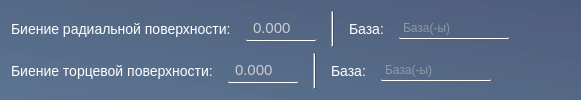
            <widget class="QWidget" name="widget_5" native="true">
             <property name="styleSheet">
              <string notr="true">QWidget {
	background: qlineargradient(spread:pad, x1:0, y1:1, x2:1, y2:0, stop:0 rgba(39, 72, 109, 129), stop:1 rgba(21, 41, 81, 129));

}
Line {
	background: qlineargradient(spread:pad, x1:0, y1:0, x2:1, y2:1, stop:0 rgba(8, 81, 97, 128), stop:1 rgba(0, 117, 142, 106))
}</string>
             </property>
             <layout class="QVBoxLayout" name="verticalLayout_5">
              <item>
               <layout class="QHBoxLayout" name="horizontalLayout_9">
                <property name="spacing">
                 <number>15</number>
                </property>
                <property name="leftMargin">
                 <number>0</number>
                </property>
                <property name="rightMargin">
                 <number>0</number>
                </property>
                <item>
                 <widget class="QLabel" name="label_17">
                  <property name="sizePolicy">
                   <sizepolicy hsizetype="Maximum" vsizetype="Fixed">
                    <horstretch>0</horstretch>
                    <verstretch>0</verstretch>
                   </sizepolicy>
                  </property>
                  <property name="maximumSize">
                   <size>
                    <width>16777215</width>
                    <height>300</height>
                   </size>
                  </property>
                  <property name="styleSheet">
                   <string notr="true">	margin-right: 0px; /* Расстояние между квадратиком и текстом */          
	border: none;	
	color: rgb(255, 255, 255) ;	
	background: none;
	font-size: 14px;</string>
                  </property>
                  <property name="text">
                   <string>Биение радиальной поверхности:</string>
                  </property>
                 </widget>
                </item>
                <item>
                 <widget class="QDoubleSpinBox" name="bienie_rad">
                  <property name="enabled">
                   <bool>true</bool>
                  </property>
                  <property name="sizePolicy">
                   <sizepolicy hsizetype="Maximum" vsizetype="Fixed">
                    <horstretch>0</horstretch>
                    <verstretch>0</verstretch>
                   </sizepolicy>
                  </property>
                  <property name="maximumSize">
                   <size>
                    <width>16777215</width>
                    <height>16777215</height>
                   </size>
                  </property>
                  <property name="styleSheet">
                   <string notr="true">QDoubleSpinBox {
	padding: 2 5 2 5;	
	border: none;
	border-bottom: 1px solid white;
	border-radius: 1px;
	background: rgba(255, 255, 255, 0);
	transition: color 0.3s ease;
	transition: border-bottom 0.4s ease;
	color: rgb(204, 204, 204);
	font-size: 15px
}

QDoubleSpinBox:disabled {
	color: rgb(120, 106, 107);
	background: rgba(255, 255, 255, 20);
}

QDoubleSpinBox:hover {
	color: rgb(255, 255, 255)
}

QDoubleSpinBox:pressed {
	border-bottom: 1px solid white;
}
</string>
                  </property>
                  <property name="prefix">
                   <string/>
                  </property>
                  <property name="decimals">
                   <number>3</number>
                  </property>
                  <property name="maximum">
                   <double>3.000000000000000</double>
                  </property>
                  <property name="singleStep">
                   <double>0.010000000000000</double>
                  </property>
                 </widget>
                </item>
                <item>
                 <widget class="Line" name="line_7">
                  <property name="styleSheet">
                   <string notr="true"/>
                  </property>
                  <property name="orientation">
                   <enum>Qt::Orientation::Vertical</enum>
                  </property>
                 </widget>
                </item>
                <item>
                 <widget class="QLabel" name="label_19">
                  <property name="sizePolicy">
                   <sizepolicy hsizetype="Maximum" vsizetype="Fixed">
                    <horstretch>0</horstretch>
                    <verstretch>0</verstretch>
                   </sizepolicy>
                  </property>
                  <property name="maximumSize">
                   <size>
                    <width>16777215</width>
                    <height>300</height>
                   </size>
                  </property>
                  <property name="styleSheet">
                   <string notr="true">	margin-right: 0px; /* Расстояние между квадратиком и текстом */          
	border: none;	
	color: rgb(255, 255, 255) ;	
	background: none;
	font-size: 14px;</string>
                  </property>
                  <property name="text">
                   <string>База:</string>
                  </property>
                 </widget>
                </item>
                <item>
                 <widget class="QLineEdit" name="baza_rad">
                  <property name="enabled">
                   <bool>true</bool>
                  </property>
                  <property name="sizePolicy">
                   <sizepolicy hsizetype="Maximum" vsizetype="Fixed">
                    <horstretch>0</horstretch>
                    <verstretch>0</verstretch>
                   </sizepolicy>
                  </property>
                  <property name="maximumSize">
                   <size>
                    <width>16777215</width>
                    <height>16777215</height>
                   </size>
                  </property>
                  <property name="font">
                   <font>
                    <pointsize>-1</pointsize>
                    <bold>false</bold>
                   </font>
                  </property>
                  <property name="styleSheet">
                   <string notr="true">QLineEdit {
	padding: 2;	
	border: none;
	border-bottom: 1px solid white;
	border-radius: 1px;
	background: rgba(255, 255, 255, 0);
	transition: color 0.3s ease;
	transition: border-bottom 0.4s ease;
	color: rgb(204, 204, 204);
	font-size: 12px
}
QLineEdit:disabled {
	color: rgb(120, 106, 107);
	background: rgba(255, 255, 255, 20);
}

QLineEdit:hover {
	color: rgb(255, 255, 255)
}

QLineEdit:pressed {
	border-bottom: 1px solid white;
}</string>
                  </property>
                  <property name="text">
                   <string/>
                  </property>
                  <property name="placeholderText">
                   <string>База(-ы)</string>
                  </property>
                 </widget>
                </item>
                <item>
                 <widget class="QGroupBox" name="groupBox_2">
                  <property name="enabled">
                   <bool>true</bool>
                  </property>
                  <property name="styleSheet">
                   <string notr="true">border: none;
background: none;</string>
                  </property>
                  <property name="title">
                   <string/>
                  </property>
                  <property name="alignment">
                   <set>Qt::AlignmentFlag::AlignHCenter|Qt::AlignmentFlag::AlignTop</set>
                  </property>
                  <layout class="QVBoxLayout" name="verticalLayout_7">
                   <property name="spacing">
                    <number>5</number>
                   </property>
                   <property name="leftMargin">
                    <number>0</number>
                   </property>
                   <property name="topMargin">
                    <number>0</number>
                   </property>
                   <property name="rightMargin">
                    <number>0</number>
                   </property>
                   <property name="bottomMargin">
                    <number>0</number>
                   </property>
                  </layout>
                 </widget>
                </item>
                <item>
                 <spacer name="horizontalSpacer">
                  <property name="orientation">
                   <enum>Qt::Orientation::Horizontal</enum>
                  </property>
                  <property name="sizeHint" stdset="0">
                   <size>
                    <width>40</width>
                    <height>20</height>
                   </size>
                  </property>
                 </spacer>
                </item>
               </layout>
              </item>
              <item>
               <layout class="QHBoxLayout" name="horizontalLayout_11">
                <property name="spacing">
                 <number>15</number>
                </property>
                <property name="leftMargin">
                 <number>0</number>
                </property>
                <property name="rightMargin">
                 <number>0</number>
                </property>
                <item>
                 <widget class="QLabel" name="label_18">
                  <property name="sizePolicy">
                   <sizepolicy hsizetype="Maximum" vsizetype="Fixed">
                    <horstretch>0</horstretch>
                    <verstretch>0</verstretch>
                   </sizepolicy>
                  </property>
                  <property name="maximumSize">
                   <size>
                    <width>16777215</width>
                    <height>300</height>
                   </size>
                  </property>
                  <property name="styleSheet">
                   <string notr="true">	margin-right: 0px; /* Расстояние между квадратиком и текстом */          
	border: none;	
	color: rgb(255, 255, 255) ;	
	background: none;
	font-size: 14px;</string>
                  </property>
                  <property name="text">
                   <string>Биение торцевой поверхности:</string>
                  </property>
                 </widget>
                </item>
                <item>
                 <widget class="QDoubleSpinBox" name="bienie_tor">
                  <property name="enabled">
                   <bool>true</bool>
                  </property>
                  <property name="sizePolicy">
                   <sizepolicy hsizetype="Maximum" vsizetype="Fixed">
                    <horstretch>0</horstretch>
                    <verstretch>0</verstretch>
                   </sizepolicy>
                  </property>
                  <property name="maximumSize">
                   <size>
                    <width>16777215</width>
                    <height>16777215</height>
                   </size>
                  </property>
                  <property name="styleSheet">
                   <string notr="true">QDoubleSpinBox {
	padding: 2 5 2 5;	
	border: none;
	border-bottom: 1px solid white;
	border-radius: 1px;
	background: rgba(255, 255, 255, 0);
	transition: color 0.3s ease;
	transition: border-bottom 0.4s ease;
	color: rgb(204, 204, 204);
	font-size: 15px
}

QDoubleSpinBox:disabled {
	color: rgb(120, 106, 107);
	background: rgba(255, 255, 255, 20);
}

QDoubleSpinBox:hover {
	color: rgb(255, 255, 255)
}

QDoubleSpinBox:pressed {
	border-bottom: 1px solid white;
}
</string>
                  </property>
                  <property name="prefix">
                   <string/>
                  </property>
                  <property name="decimals">
                   <number>3</number>
                  </property>
                  <property name="maximum">
                   <double>3.000000000000000</double>
                  </property>
                  <property name="singleStep">
                   <double>0.010000000000000</double>
                  </property>
                 </widget>
                </item>
                <item>
                 <widget class="Line" name="line_8">
                  <property name="styleSheet">
                   <string notr="true"/>
                  </property>
                  <property name="orientation">
                   <enum>Qt::Orientation::Vertical</enum>
                  </property>
                 </widget>
                </item>
                <item>
                 <widget class="QLabel" name="label_20">
                  <property name="sizePolicy">
                   <sizepolicy hsizetype="Maximum" vsizetype="Fixed">
                    <horstretch>0</horstretch>
                    <verstretch>0</verstretch>
                   </sizepolicy>
                  </property>
                  <property name="maximumSize">
                   <size>
                    <width>16777215</width>
                    <height>300</height>
                   </size>
                  </property>
                  <property name="styleSheet">
                   <string notr="true">	margin-right: 0px; /* Расстояние между квадратиком и текстом */          
	border: none;	
	color: rgb(255, 255, 255) ;	
	background: none;
	font-size: 14px;</string>
                  </property>
                  <property name="text">
                   <string>База:</string>
                  </property>
                 </widget>
                </item>
                <item>
                 <widget class="QLineEdit" name="baza_tor">
                  <property name="enabled">
                   <bool>true</bool>
                  </property>
                  <property name="sizePolicy">
                   <sizepolicy hsizetype="Maximum" vsizetype="Fixed">
                    <horstretch>0</horstretch>
                    <verstretch>0</verstretch>
                   </sizepolicy>
                  </property>
                  <property name="maximumSize">
                   <size>
                    <width>16777215</width>
                    <height>16777215</height>
                   </size>
                  </property>
                  <property name="font">
                   <font>
                    <pointsize>-1</pointsize>
                    <bold>false</bold>
                   </font>
                  </property>
                  <property name="styleSheet">
                   <string notr="true">QLineEdit {
	padding: 2;	
	border: none;
	border-bottom: 1px solid white;
	border-radius: 1px;
	background: rgba(255, 255, 255, 0);
	transition: color 0.3s ease;
	transition: border-bottom 0.4s ease;
	color: rgb(204, 204, 204);
	font-size: 12px
}
QLineEdit:disabled {
	color: rgb(120, 106, 107);
	background: rgba(255, 255, 255, 20);
}

QLineEdit:hover {
	color: rgb(255, 255, 255)
}

QLineEdit:pressed {
	border-bottom: 1px solid white;
}</string>
                  </property>
                  <property name="text">
                   <string/>
                  </property>
                  <property name="placeholderText">
                   <string>База(-ы)</string>
                  </property>
                 </widget>
                </item>
                <item>
                 <widget class="QGroupBox" name="groupBox_4">
                  <property name="enabled">
                   <bool>true</bool>
                  </property>
                  <property name="styleSheet">
                   <string notr="true">border: none;
background: none;</string>
                  </property>
                  <property name="title">
                   <string/>
                  </property>
                  <property name="alignment">
                   <set>Qt::AlignmentFlag::AlignHCenter|Qt::AlignmentFlag::AlignTop</set>
                  </property>
                  <layout class="QVBoxLayout" name="verticalLayout_11">
                   <property name="spacing">
                    <number>5</number>
                   </property>
                   <property name="leftMargin">
                    <number>0</number>
                   </property>
                   <property name="topMargin">
                    <number>0</number>
                   </property>
                   <property name="rightMargin">
                    <number>0</number>
                   </property>
                   <property name="bottomMargin">
                    <number>0</number>
                   </property>
                  </layout>
                 </widget>
                </item>
                <item>
                 <spacer name="horizontalSpacer_2">
                  <property name="orientation">
                   <enum>Qt::Orientation::Horizontal</enum>
                  </property>
                  <property name="sizeHint" stdset="0">
                   <size>
                    <width>40</width>
                    <height>20</height>
                   </size>
                  </property>
                 </spacer>
                </item>
               </layout>
              </item>
             </layout>
            </widget>
